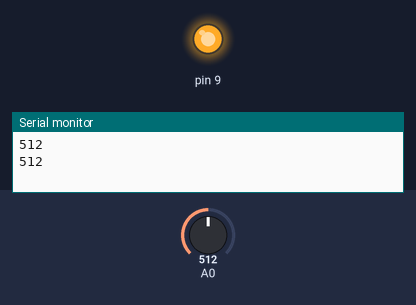
Bench run of a sketch on a simulated Arduino Uno, built with avr-gcc and run on an emulated ATmega328P. Shown: output pins drawn as LEDs (lit = HIGH), the last lines printed to the serial monitor. The inputs (shaded band) are chosen by the test bench; at power-on: A0 = 512.

Above: at 1.8 s.
1.9 s: A0 set to 344
3.4 s: A0 set to 323
At 4.7 s:
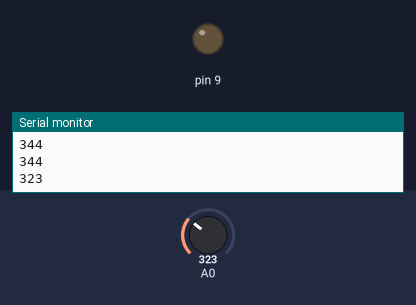
5.5 s: A0 set to 346
At 6.3 s:
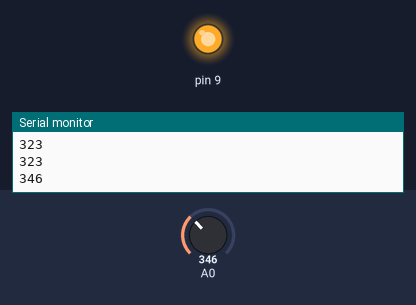
7.5 s: A0 set to 326
At 9.0 s:
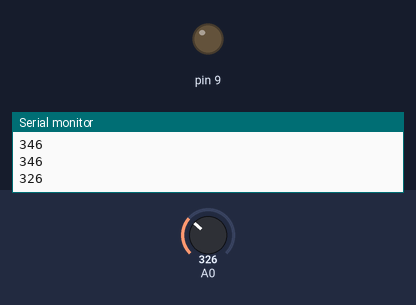
Timing chart, 0 to 10.5 s (numbered marks = the images above; inputs shaded):
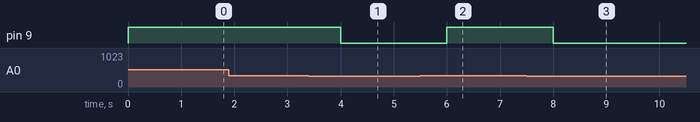

The sketch:

fotosensor_com_protoboard1.ino
```cpp
// C++ code
//
int luminous = 0;

void setup()
{
  pinMode(A0, INPUT);
  Serial.begin(9600);
  pinMode(9, OUTPUT);
}

void loop()
{
  luminous = analogRead(A0);
  Serial.println(luminous);
  if (luminous >= 336) {
    digitalWrite(9, HIGH);
  } else {
    digitalWrite(9, LOW);
  }
  delay(1000); // Wait for 1000 millisecond(s)
}
```

Measured:
- the behaviour switches between 336 and 335 on A0 (found by bisection; images 0 and 1)
- after the input at 3.4 s, pin 9: HIGH → LOW after 0.60 s
- after the input at 5.5 s, pin 9: LOW → HIGH after 0.50 s
- after the input at 7.5 s, pin 9: HIGH → LOW after 0.50 s
